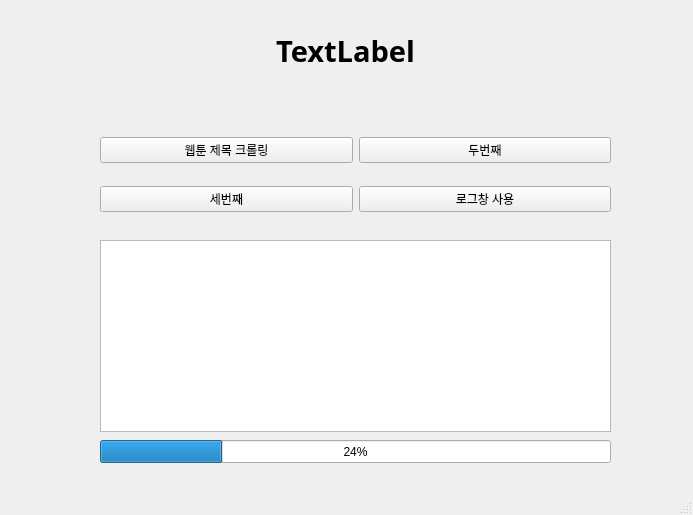
<?xml version="1.0" encoding="UTF-8"?>
<ui version="4.0">
 <class>MainWindow</class>
 <widget class="QMainWindow" name="MainWindow">
  <property name="geometry">
   <rect>
    <x>0</x>
    <y>0</y>
    <width>693</width>
    <height>515</height>
   </rect>
  </property>
  <property name="windowTitle">
   <string>MainWindow</string>
  </property>
  <widget class="QWidget" name="centralwidget">
   <widget class="QWidget" name="gridLayoutWidget">
    <property name="geometry">
     <rect>
      <x>100</x>
      <y>120</y>
      <width>511</width>
      <height>111</height>
     </rect>
    </property>
    <layout class="QGridLayout" name="gridLayout">
     <item row="0" column="0">
      <widget class="QPushButton" name="pushButton_1">
       <property name="text">
        <string>웹툰 제목 크롤링</string>
       </property>
      </widget>
     </item>
     <item row="0" column="1">
      <widget class="QPushButton" name="pushButton_2">
       <property name="text">
        <string>두번째</string>
       </property>
      </widget>
     </item>
     <item row="1" column="0">
      <widget class="QPushButton" name="pushButton_3">
       <property name="text">
        <string>세번째</string>
       </property>
      </widget>
     </item>
     <item row="1" column="1">
      <widget class="QPushButton" name="pushButton_4">
       <property name="text">
        <string>로그창 사용</string>
       </property>
      </widget>
     </item>
    </layout>
   </widget>
   <widget class="QWidget" name="horizontalLayoutWidget">
    <property name="geometry">
     <rect>
      <x>10</x>
      <y>10</y>
      <width>671</width>
      <height>81</height>
     </rect>
    </property>
    <layout class="QHBoxLayout" name="horizontalLayout">
     <item>
      <widget class="QLabel" name="label">
       <property name="font">
        <font>
         <family>맑은 고딕</family>
         <pointsize>22</pointsize>
         <weight>75</weight>
         <bold>true</bold>
        </font>
       </property>
       <property name="text">
        <string>TextLabel</string>
       </property>
       <property name="alignment">
        <set>Qt::AlignCenter</set>
       </property>
      </widget>
     </item>
    </layout>
   </widget>
   <widget class="QTextBrowser" name="txtLog">
    <property name="geometry">
     <rect>
      <x>100</x>
      <y>240</y>
      <width>511</width>
      <height>192</height>
     </rect>
    </property>
   </widget>
   <widget class="QProgressBar" name="progressBar">
    <property name="geometry">
     <rect>
      <x>100</x>
      <y>440</y>
      <width>511</width>
      <height>23</height>
     </rect>
    </property>
    <property name="value">
     <number>24</number>
    </property>
   </widget>
  </widget>
  <widget class="QMenuBar" name="menubar">
   <property name="geometry">
    <rect>
     <x>0</x>
     <y>0</y>
     <width>693</width>
     <height>21</height>
    </rect>
   </property>
  </widget>
  <widget class="QStatusBar" name="statusbar"/>
 </widget>
 <resources/>
 <connections>
  <connection>
   <sender>pushButton_1</sender>
   <signal>clicked()</signal>
   <receiver>MainWindow</receiver>
   <slot>firstClick()</slot>
   <hints>
    <hint type="sourcelabel">
     <x>202</x>
     <y>268</y>
    </hint>
    <hint type="destinationlabel">
     <x>235</x>
     <y>392</y>
    </hint>
   </hints>
  </connection>
  <connection>
   <sender>pushButton_2</sender>
   <signal>clicked()</signal>
   <receiver>MainWindow</receiver>
   <slot>secondClick()</slot>
   <hints>
    <hint type="sourcelabel">
     <x>400</x>
     <y>274</y>
    </hint>
    <hint type="destinationlabel">
     <x>407</x>
     <y>405</y>
    </hint>
   </hints>
  </connection>
  <connection>
   <sender>pushButton_3</sender>
   <signal>clicked()</signal>
   <receiver>MainWindow</receiver>
   <slot>thirdClick()</slot>
   <hints>
    <hint type="sourcelabel">
     <x>148</x>
     <y>321</y>
    </hint>
    <hint type="destinationlabel">
     <x>239</x>
     <y>466</y>
    </hint>
   </hints>
  </connection>
  <connection>
   <sender>pushButton_4</sender>
   <signal>clicked()</signal>
   <receiver>MainWindow</receiver>
   <slot>fourthClick()</slot>
   <hints>
    <hint type="sourcelabel">
     <x>481</x>
     <y>316</y>
    </hint>
    <hint type="destinationlabel">
     <x>566</x>
     <y>463</y>
    </hint>
   </hints>
  </connection>
 </connections>
 <slots>
  <slot>firstClick()</slot>
  <slot>secondClick()</slot>
  <slot>thirdClick()</slot>
  <slot>fourthClick()</slot>
 </slots>
</ui>
